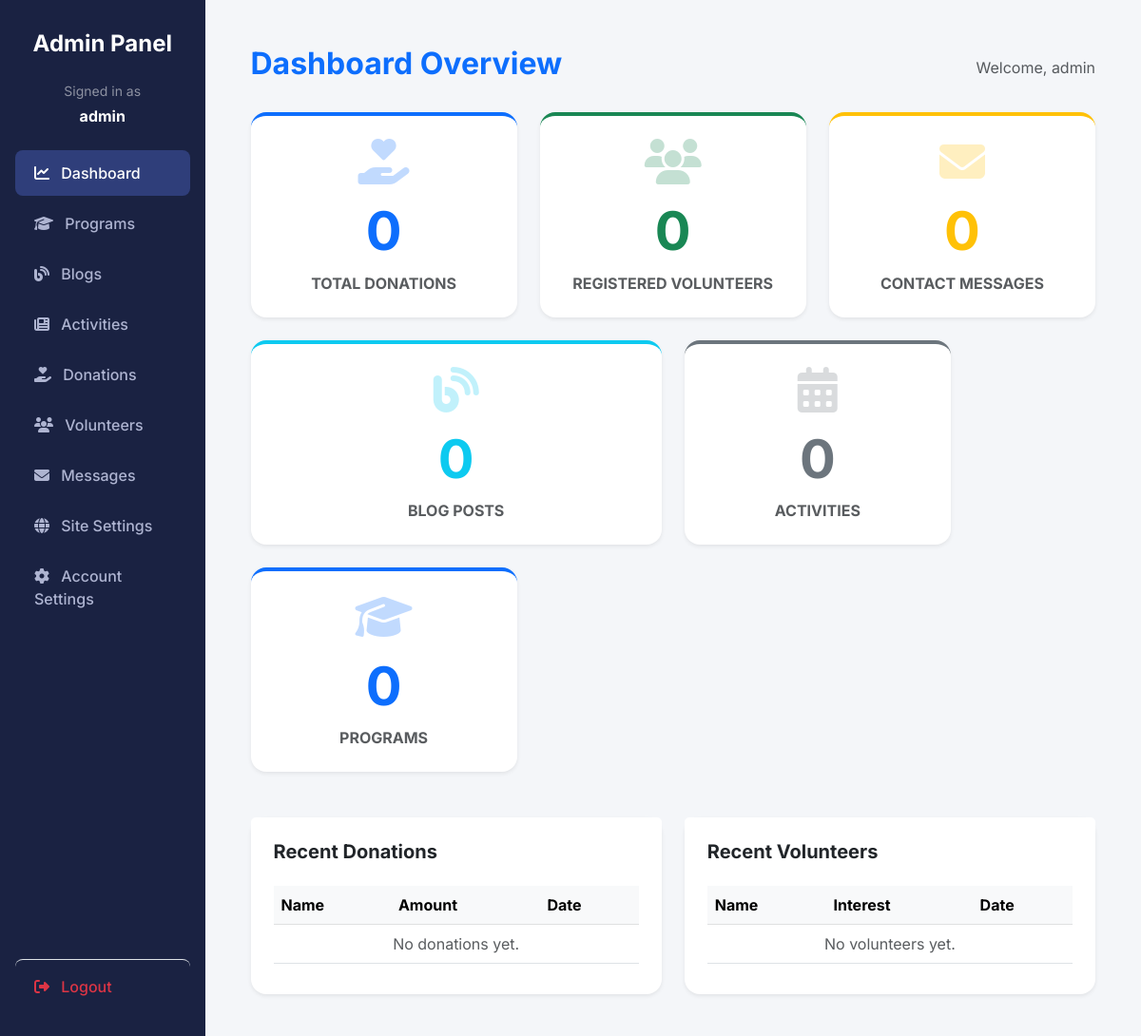
Page /backend/index.php (signed in) on the earlier database version.
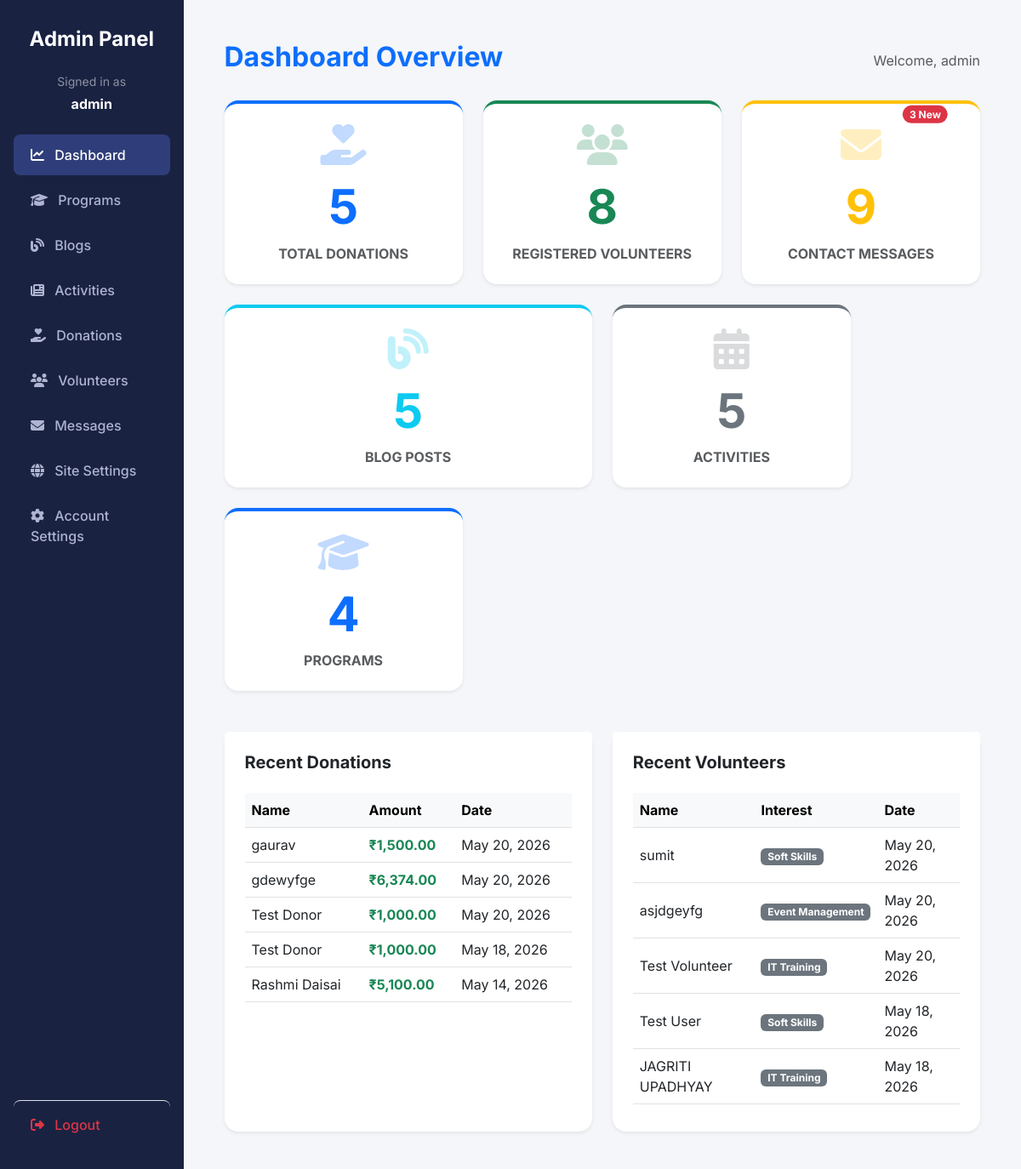
Same page on the later database version.
### tables this page shows
CREATE TABLE `donations` (
  `id` int(11) NOT NULL AUTO_INCREMENT,
  `name` varchar(255) NOT NULL,
  `email` varchar(255) NOT NULL,
  `amount` decimal(10,2) NOT NULL,
  `message` text DEFAULT NULL,
  `created_at` timestamp NOT NULL DEFAULT current_timestamp(),
  PRIMARY KEY (`id`)
);

CREATE TABLE `volunteers` (
  `id` int(11) NOT NULL AUTO_INCREMENT,
  `name` varchar(255) NOT NULL,
  `email` varchar(255) NOT NULL,
  `phone` varchar(20) NOT NULL,
  `interest` varchar(100) NOT NULL,
  `created_at` timestamp NOT NULL DEFAULT current_timestamp(),
  PRIMARY KEY (`id`)
);

### backend/index.php (the view, shortened to what the changed rows need)
<?php
require_once 'includes/header.php';
$donations_count    = $pdo->query("SELECT COUNT(*) FROM donations")->fetchColumn();
$volunteers_count   = $pdo->query("SELECT COUNT(*) FROM volunteers")->fetchColumn();
$contacts_count     = $pdo->query("SELECT COUNT(*) FROM contacts")->fetchColumn();
$unread_count       = $pdo->query("SELECT COUNT(*) FROM contacts WHERE read_status = 0")->fetchColumn();
$blogs_count        = $pdo->query("SELECT COUNT(*) FROM blogs")->fetchColumn();
$activities_count   = $pdo->query("SELECT COUNT(*) FROM activities")->fetchColumn();
$programs_count     = $pdo->query("SELECT COUNT(*) FROM programs")->fetchColumn();
$recent_donations  = $pdo->query("SELECT * FROM donations ORDER BY created_at DESC LIMIT 5")->fetchAll();
$recent_volunteers = $pdo->query("SELECT * FROM volunteers ORDER BY created_at DESC LIMIT 5")->fetchAll();
?>
<div class="d-flex justify-content-between align-items-center mb-4">
    <h2 class="fw-bold text-primary">Dashboard Overview</h2>
</div>
<div class="row g-4 mb-5">
    <div class="col-md-4">
        <a href="donations.php" class="text-decoration-none text-dark">
            <div class="card border-0 shadow-sm rounded-4 p-4 text-center border-top border-4 border-primary hover-lift">
                <div class="mb-3"><i class="fas fa-hand-holding-heart fa-3x text-primary opacity-25"></i></div>
                <h1 class="display-4 fw-bold text-primary"><?= $donations_count ?></h1>
                <p class="text-muted text-uppercase fw-bold mb-0">Total Donations</p>
            </div>
        </a>
    </div>
    <div class="col-md-4">
        <a href="volunteers.php" class="text-decoration-none text-dark">
            <div class="card border-0 shadow-sm rounded-4 p-4 text-center border-top border-4 border-success hover-lift">
                <div class="mb-3"><i class="fas fa-users fa-3x text-success opacity-25"></i></div>
                <h1 class="display-4 fw-bold text-success"><?= $volunteers_count ?></h1>
                <p class="text-muted text-uppercase fw-bold mb-0">Registered Volunteers</p>
            </div>
        </a>
    </div>
    <div class="col-md-4">
        <a href="contacts.php" class="text-decoration-none text-dark">
            <div class="card border-0 shadow-sm rounded-4 p-4 text-center border-top border-4 border-warning hover-lift position-relative">
                <?php if ($unread_count > 0): ?>
                <span class="position-absolute top-0 end-0 translate-middle badge rounded-pill bg-danger" style="margin-top:12px;margin-right:12px;"><?= $unread_count ?> New</span>
                <?php endif; ?>
                <div class="mb-3"><i class="fas fa-envelope fa-3x text-warning opacity-25"></i></div>
                <h1 class="display-4 fw-bold text-warning"><?= $contacts_count ?></h1>
                <p class="text-muted text-uppercase fw-bold mb-0">Contact Messages</p>
            </div>
        </a>
    </div>
    <div class="col-md-6">
        <a href="blogs.php" class="text-decoration-none text-dark">
            <div class="card border-0 shadow-sm rounded-4 p-4 text-center border-top border-4 border-info hover-lift">
                <div class="mb-3"><i class="fas fa-blog fa-3x text-info opacity-25"></i></div>
                <h1 class="display-4 fw-bold text-info"><?= $blogs_count ?></h1>
                <p class="text-muted text-uppercase fw-bold mb-0">Blog Posts</p>
            </div>
        </a>
    </div>
    <div class="col-md-4">
        <a href="activities.php" class="text-decoration-none text-dark">
            <div class="card border-0 shadow-sm rounded-4 p-4 text-center border-top border-4 border-secondary hover-lift">
                <div class="mb-3"><i class="fas fa-calendar-alt fa-3x text-secondary opacity-25"></i></div>
                <h1 class="display-4 fw-bold text-secondary"><?= $activities_count ?></h1>
                <p class="text-muted text-uppercase fw-bold mb-0">Activities</p>
            </div>
        </a>
    </div>
    <div class="col-md-4">
        <a href="programs.php" class="text-decoration-none text-dark">
            <div class="card border-0 shadow-sm rounded-4 p-4 text-center border-top border-4 border-primary hover-lift">
                <div class="mb-3"><i class="fas fa-graduation-cap fa-3x text-primary opacity-25"></i></div>
                <h1 class="display-4 fw-bold text-primary"><?= $programs_count ?></h1>
                <p class="text-muted text-uppercase fw-bold mb-0">Programs</p>
            </div>
        </a>
    </div>
</div>
<div class="row g-4">
    <div class="col-lg-6">
        <div class="card border-0 shadow-sm rounded-4 h-100">
            <div class="card-body px-4">
                <div class="table-responsive">
                    <table class="table table-hover align-middle">
                        <thead class="table-light">
                            <tr>
                                <th>Name</th>
                                <th>Amount</th>
                                <th>Date</th>
                            </tr>
                        </thead>
                        <tbody>
                            <?php foreach ($recent_donations as $d): ?>
                            <tr>
                                <td><?= htmlspecialchars($d['name']) ?></td>
                                <td class="fw-bold text-success">₹<?= number_format($d['amount'], 2) ?></td>
                                <td><?= date('M d, Y', strtotime($d['created_at'])) ?></td>
                            </tr>
                            <?php endforeach; ?>
                            <?php if (empty($recent_donations)): ?>
                            <tr><td colspan="3" class="text-center text-muted">No donations yet.</td></tr>
                            <?php endif; ?>
                        </tbody>
                    </table>
                </div>
            </div>
        </div>
    </div>
    <div class="col-lg-6">
        <div class="card border-0 shadow-sm rounded-4 h-100">
            <div class="card-body px-4">
                <div class="table-responsive">
                    <table class="table table-hover align-middle">
                        <thead class="table-light">
                            <tr>
                                <th>Name</th>
                                <th>Interest</th>
                                <th>Date</th>
                            </tr>
                        </thead>
                        <tbody>
                            <?php foreach ($recent_volunteers as $v): ?>
                            <tr>
                                <td><?= htmlspecialchars($v['name']) ?></td>
                                <td><span class="badge bg-secondary"><?= htmlspecialchars($v['interest']) ?></span></td>
                                <td><?= date('M d, Y', strtotime($v['created_at'])) ?></td>
                            </tr>
                            <?php endforeach; ?>
                            <?php if (empty($recent_volunteers)): ?>
                            <tr><td colspan="3" class="text-center text-muted">No volunteers yet.</td></tr>
                            <?php endif; ?>
                        </tbody>
                    </table>
                </div>
            </div>
        </div>
    </div>
</div>
<?php require_once 'includes/footer.php'; ?>

Differences in the rows shown:
added donations: name "gaurav", amount "1,500.00", created_at "May 20, 2026"
added donations: name "gdewyfge", amount "6,374.00", created_at "May 20, 2026"
added donations: name "Test Donor", amount "1,000.00", created_at "May 20, 2026"
added donations: name "Test Donor", amount "1,000.00", created_at "May 18, 2026"
added donations: name "Rashmi Daisai", amount "5,100.00", created_at "May 14, 2026"
added volunteers: name "sumit", interest "Soft Skills", created_at "May 20, 2026"
added volunteers: name "asjdgeyfg", interest "Event Management", created_at "May 20, 2026"
added volunteers: name "Test Volunteer", interest "IT Training", created_at "May 20, 2026"
added volunteers: name "Test User", interest "Soft Skills", created_at "May 18, 2026"
added volunteers: name "JAGRITI UPADHYAY", interest "IT Training", created_at "May 18, 2026"
Other differences:
$donations_count: "0" → "5"
$volunteers_count: "0" → "8"
$unread_count: (not shown) → "3"
$contacts_count: "0" → "9"
$blogs_count: "0" → "5"
$activities_count: "0" → "5"
$programs_count: "0" → "4"
text no longer shown: "No donations yet. No volunteers yet."
text now shown: "New"
